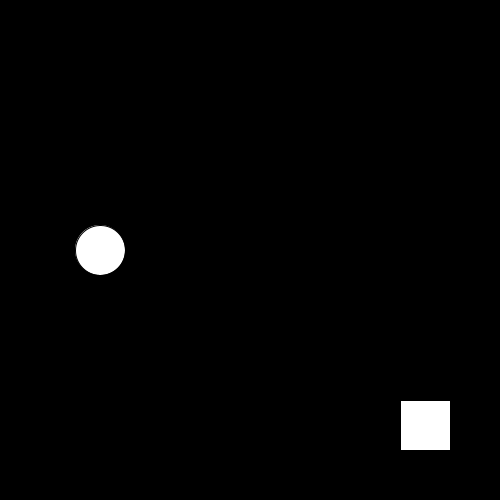
Frame 1 (no input)
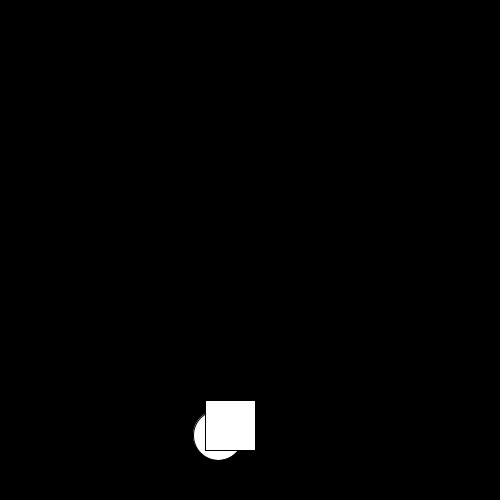
Frame 60 (the mouse pressed at the canvas centre just before this capture)
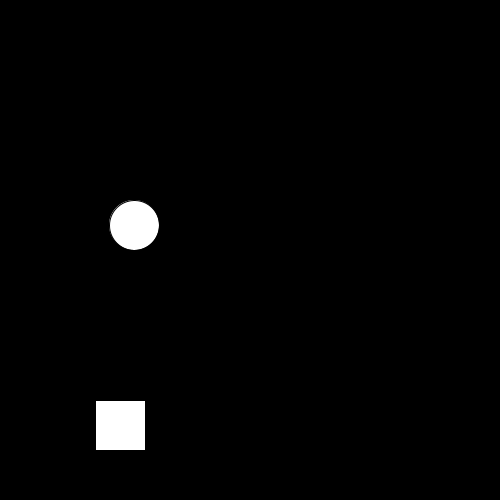
Frame 120 (the mouse held since frame 60 and released just before this capture)

The Processing sketch that drew these frames (run headless with seeded random() and noise(); from frame 60 on, the mouse is pressed at the canvas centre):

// Processing sketch: Bouncy_circle
// ── Bouncy_circle.pde
//controlls the position and speed of the rectangle and the ellipse
int EDGE = 500;
int ORIGIN = 0;

int xCircle = 100;
int yCircle = 250;
int xRect = 400;
int yRect = 400;

int circleXSpeed = 2;
int circleYSpeed = 5;
int rectXSpeed = 5;
int rectYSpeed = 5;

boolean circleLeftToRight = true;
boolean circleTopToBottom = true;
boolean rectLeftToRight = true;

int circleRadius = 25;
int rectWidth = 50;
int rectHeight = 50;

int circleBottom, circleTop, circleLeft, circleRight;
int rectBottom, rectTop, rectLeft, rectRight;

public void setup() {
    size(500,500);
}

public void draw () {
  background(0,0,0); 
  ellipse(xCircle, yCircle, 2 * circleRadius, 2 * circleRadius);
  rect(xRect, yRect, rectWidth, rectHeight);
   
  if(rectLeftToRight){
    xRect += rectXSpeed;
  } else {
    xRect -= rectXSpeed;
  }
  
  if(circleLeftToRight){
    xCircle += circleXSpeed;
  } else {
    xCircle -= circleXSpeed;
  }
  
  if(circleTopToBottom){
    yCircle += circleYSpeed;
  } else {
    yCircle -= circleYSpeed;
  }
  

  
  if((circleHitTheBox("top") && circleTopToBottom) ||( circleHitTheBox("bottom") && !circleTopToBottom)){
    circleTopToBottom = !circleTopToBottom;
  } else if ((circleHitTheBox("right") && !circleLeftToRight) || (circleHitTheBox("left") && circleLeftToRight)){
    circleLeftToRight = !circleLeftToRight;
  }
  
  bounce(xRect, xCircle, yCircle);
  
 
   
}

public boolean circleHitTheBox (String side) {
  
  circleBottom = yCircle + circleRadius;
  circleTop = yCircle - circleRadius;
  circleLeft = xCircle - circleRadius;
  circleRight = xCircle + circleRadius;
  
  rectBottom = yRect + rectHeight;
  rectTop = yRect;
  rectLeft = xRect;
  rectRight = xRect + rectWidth;
  
  
  if(side == "top"){
    return ((circleBottom >= rectTop) && (circleRight >= rectLeft) && (circleLeft <= rectRight));
  }
  
  if (side == "bottom"){
    return ((circleTop <= rectBottom) && (circleRight >= rectLeft) && (circleLeft <= rectRight));
  }
  
  if (side == "left"){
    return((circleRight >= rectLeft) && (circleTop <= rectBottom) && (circleBottom >= rectTop));
  } 
  
  if (side == "right"){
    return((circleLeft <= rectRight) && (circleTop <= rectBottom) && (circleBottom >= rectTop));
  }
  
  else {
    return false;
  }
  
}
//checks if the ellipse has hit an edge, if so makes it bounce
public boolean circleHitTheEdge(int pos) {
  return (pos >= (EDGE - circleRadius)) || (pos <= circleRadius);
}

public void bounce(int xRect, int xCircle, int yCircle){
     if (rectangleHitTheEdge(xRect)) {
     rectLeftToRight = !rectLeftToRight;
   }

   if (circleHitTheEdge(xCircle)) {
     circleLeftToRight = !circleLeftToRight;
   }
  
   if (circleHitTheEdge(yCircle)) {
     circleTopToBottom = !circleTopToBottom;
   }
}


//checks if the rectangle has hit an edge, if so makes it bounce
public boolean rectangleHitTheEdge(int pos) { 
 return (pos >= (EDGE - rectWidth)) || (pos <= ORIGIN); 
}

public void mouseClicked () {
  //fill with a random color 
  fill(random(0,255),random(0,255),random(0,255));
  
}
